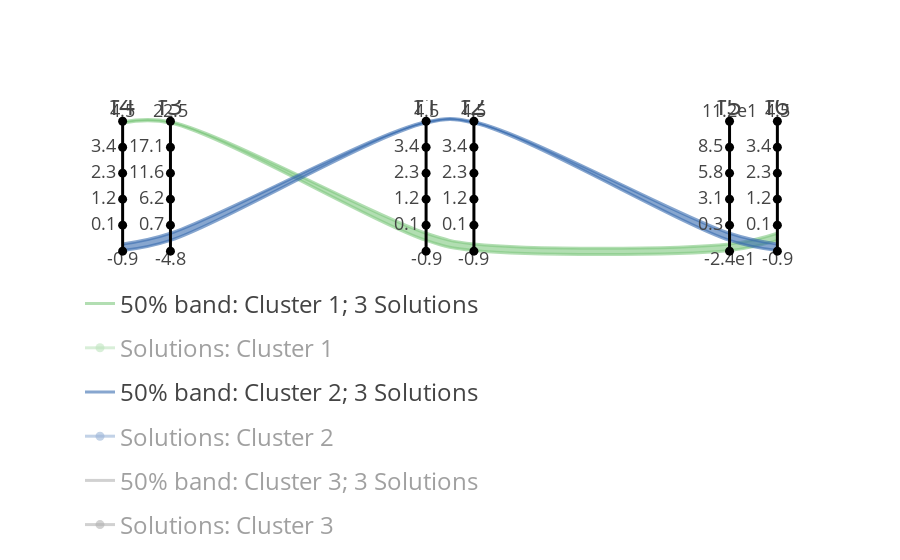

Notebook cell for this chart:
### Code cell
fig = auto_SCORE(data,
           dist_parameter=0.3, 
           clustering_algorithm="GMM",
           clustering_score="silhoutte",
           solutions=True,
           #use_absolute_corr = True,
    #distance_formula = 2,
)[0]
fig

### Figure 1 — Plotly figure (JSON) as saved in the notebook; plotly's stock layout.template omitted (floating-point values rounded to 4 significant figures)
{"data": [{"hovertext": "Cluster 1", "legendgroup": "50% band: Cluster 1", "line": {"color": "rgba(127, 201, 127, 0.6)", "shape": "spline"}, "mode": "lines", "name": "50% band: Cluster 1; 3 Solutions        ", "showlegend": true, "type": "scatter", "x": [0, 0.07304, 0.4635, 0.5365, 0.927, 1], "y": [0.9862, 0.9862, 0.08257, 0.004587, 0.004587, 0.08257]}, {"fill": "tonexty", "fillcolor": "rgba(127, 201, 127, 0.6)", "hovertext": "Cluster 1", "legendgroup": "50% band: Cluster 1", "line": {"color": "rgba(127, 201, 127, 0.6)", "shape": "spline"}, "mode": "lines", "name": "Cluster 1", "showlegend": false, "type": "scatter", "x": [0, 0.07304, 0.4635, 0.5365, 0.927, 1], "y": [0.9954, 0.9954, 0.1376, 0.05505, 0.05505, 0.1376]}, {"legendgroup": "Solutions: Cluster 1", "line": {"color": "rgba(127, 201, 127, 0.6)"}, "name": "Solutions: Cluster 1              ", "showlegend": true, "type": "scatter", "visible": "legendonly", "x": [0, 0.07304, 0.4635, 0.5365, 0.927, 1], "y": [0.9817, 0.9908, 0.1835, 0.1009, 0, 0.07339]}, {"legendgroup": "Solutions: Cluster 1", "line": {"color": "rgba(127, 201, 127, 0.6)"}, "name": "Solutions: Cluster 1              ", "showlegend": false, "type": "scatter", "visible": "legendonly", "x": [0, 0.07304, 0.4635, 0.5365, 0.927, 1], "y": [0.9908, 0.9817, 0.07339, 0, 0.1009, 0.1835]}, {"legendgroup": "Solutions: Cluster 1", "line": {"color": "rgba(127, 201, 127, 0.6)"}, "name": "Solutions: Cluster 1              ", "showlegend": false, "type": "scatter", "visible": "legendonly", "x": [0, 0.07304, 0.4635, 0.5365, 0.927, 1], "y": [1, 1, 0.09174, 0.009174, 0.009174, 0.09174]}, {"hovertext": "Cluster 2", "legendgroup": "50% band: Cluster 2", "line": {"color": "rgba(56, 108, 176, 0.6)", "shape": "spline"}, "mode": "lines", "name": "50% band: Cluster 2; 3 Solutions        ", "showlegend": true, "type": "scatter", "x": [0, 0.07304, 0.4635, 0.5365, 0.927, 1], "y": [0.004587, 0.08257, 0.9862, 0.9862, 0.08257, 0.004587]}, {"fill": "tonexty", "fillcolor": "rgba(56, 108, 176, 0.6)", "hovertext": "Cluster 2", "legendgroup": "50% band: Cluster 2", "line": {"color": "rgba(56, 108, 176, 0.6)", "shape": "spline"}, "mode": "lines", "name": "Cluster 2", "showlegend": false, "type": "scatter", "x": [0, 0.07304, 0.4635, 0.5365, 0.927, 1], "y": [0.05505, 0.1376, 0.9954, 0.9954, 0.1376, 0.05505]}, {"legendgroup": "Solutions: Cluster 2", "line": {"color": "rgba(56, 108, 176, 0.6)"}, "name": "Solutions: Cluster 2              ", "showlegend": true, "type": "scatter", "visible": "legendonly", "x": [0, 0.07304, 0.4635, 0.5365, 0.927, 1], "y": [0.009174, 0.09174, 1, 1, 0.09174, 0.009174]}, {"legendgroup": "Solutions: Cluster 2", "line": {"color": "rgba(56, 108, 176, 0.6)"}, "name": "Solutions: Cluster 2              ", "showlegend": false, "type": "scatter", "visible": "legendonly", "x": [0, 0.07304, 0.4635, 0.5365, 0.927, 1], "y": [0.1009, 0.1835, 0.9908, 0.9817, 0.07339, 0]}, {"legendgroup": "Solutions: Cluster 2", "line": {"color": "rgba(56, 108, 176, 0.6)"}, "name": "Solutions: Cluster 2              ", "showlegend": false, "type": "scatter", "visible": "legendonly", "x": [0, 0.07304, 0.4635, 0.5365, 0.927, 1], "y": [0, 0.07339, 0.9817, 0.9908, 0.1835, 0.1009]}, {"hovertext": "Cluster 3", "legendgroup": "50% band: Cluster 3", "line": {"color": "rgba(102, 102, 102, 0.6)", "shape": "spline"}, "mode": "lines", "name": "50% band: Cluster 3; 3 Solutions        ", "showlegend": true, "type": "scatter", "visible": "legendonly", "x": [0, 0.07304, 0.4635, 0.5365, 0.927, 1], "y": [0.08257, 0.004587, 0.004587, 0.08257, 0.9862, 0.9862]}, {"fill": "tonexty", "fillcolor": "rgba(102, 102, 102, 0.6)", "hovertext": "Cluster 3", "legendgroup": "50% band: Cluster 3", "line": {"color": "rgba(102, 102, 102, 0.6)", "shape": "spline"}, "mode": "lines", "name": "Cluster 3", "showlegend": false, "type": "scatter", "visible": "legendonly", "x": [0, 0.07304, 0.4635, 0.5365, 0.927, 1], "y": [0.1376, 0.05505, 0.05505, 0.1376, 0.9954, 0.9954]}, {"legendgroup": "Solutions: Cluster 3", "line": {"color": "rgba(102, 102, 102, 0.6)"}, "name": "Solutions: Cluster 3              ", "showlegend": true, "type": "scatter", "visible": "legendonly", "x": [0, 0.07304, 0.4635, 0.5365, 0.927, 1], "y": [0.07339, 0, 0.1009, 0.1835, 0.9908, 0.9817]}, {"legendgroup": "Solutions: Cluster 3", "line": {"color": "rgba(102, 102, 102, 0.6)"}, "name": "Solutions: Cluster 3              ", "showlegend": false, "type": "scatter", "visible": "legendonly", "x": [0, 0.07304, 0.4635, 0.5365, 0.927, 1], "y": [0.1835, 0.1009, 0, 0.07339, 0.9817, 0.9908]}, {"legendgroup": "Solutions: Cluster 3", "line": {"color": "rgba(102, 102, 102, 0.6)"}, "name": "Solutions: Cluster 3              ", "showlegend": false, "type": "scatter", "visible": "legendonly", "x": [0, 0.07304, 0.4635, 0.5365, 0.927, 1], "y": [0.09174, 0.009174, 0.009174, 0.09174, 1, 1]}, {"line": {"color": "black"}, "mode": "text", "showlegend": false, "text": ["-0.9"], "textposition": "bottom center", "type": "scatter", "x": [0], "y": [0]}, {"line": {"color": "black"}, "mode": "text", "showlegend": false, "text": ["4.5"], "textposition": "top center", "type": "scatter", "x": [0], "y": [1]}, {"line": {"color": "black"}, "mode": "markers+lines+text", "showlegend": false, "text": ["", "0.1", "1.2", "2.3", "3.4", ""], "textposition": "middle left", "type": "scatter", "x": [0, 0, 0, 0, 0, 0], "y": [0, 0.2, 0.4, 0.6, 0.8, 1]}, {"mode": "text", "showlegend": false, "text": "f4", "textfont": {"size": 28}, "type": "scatter", "x": [0], "y": [1.1]}, {"line": {"color": "black"}, "mode": "text", "showlegend": false, "text": ["-4.8"], "textposition": "bottom center", "type": "scatter", "x": [0.07304], "y": [0]}, {"line": {"color": "black"}, "mode": "text", "showlegend": false, "text": ["22.5"], "textposition": "top center", "type": "scatter", "x": [0.07304], "y": [1]}, {"line": {"color": "black"}, "mode": "markers+lines+text", "showlegend": false, "text": ["", "0.7", "6.2", "11.6", "17.1", ""], "textposition": "middle left", "type": "scatter", "x": [0.07304, 0.07304, 0.07304, 0.07304, 0.07304, 0.07304], "y": [0, 0.2, 0.4, 0.6, 0.8, 1]}, {"mode": "text", "showlegend": false, "text": "f3", "textfont": {"size": 28}, "type": "scatter", "x": [0.07304], "y": [1.1]}, {"line": {"color": "black"}, "mode": "text", "showlegend": false, "text": ["-0.9"], "textposition": "bottom center", "type": "scatter", "x": [0.4635], "y": [0]}, {"line": {"color": "black"}, "mode": "text", "showlegend": false, "text": ["4.5"], "textposition": "top center", "type": "scatter", "x": [0.4635], "y": [1]}, {"line": {"color": "black"}, "mode": "markers+lines+text", "showlegend": false, "text": ["", "0.1", "1.2", "2.3", "3.4", ""], "textposition": "middle left", "type": "scatter", "x": [0.4635, 0.4635, 0.4635, 0.4635, 0.4635, 0.4635], "y": [0, 0.2, 0.4, 0.6, 0.8, 1]}, {"mode": "text", "showlegend": false, "text": "f1", "textfont": {"size": 28}, "type": "scatter", "x": [0.4635], "y": [1.1]}, {"line": {"color": "black"}, "mode": "text", "showlegend": false, "text": ["-0.9"], "textposition": "bottom center", "type": "scatter", "x": [0.5365], "y": [0]}, {"line": {"color": "black"}, "mode": "text", "showlegend": false, "text": ["4.5"], "textposition": "top center", "type": "scatter", "x": [0.5365], "y": [1]}, {"line": {"color": "black"}, "mode": "markers+lines+text", "showlegend": false, "text": ["", "0.1", "1.2", "2.3", "3.4", ""], "textposition": "middle left", "type": "scatter", "x": [0.5365, 0.5365, 0.5365, 0.5365, 0.5365, 0.5365], "y": [0, 0.2, 0.4, 0.6, 0.8, 1]}, {"mode": "text", "showlegend": false, "text": "f2", "textfont": {"size": 28}, "type": "scatter", "x": [0.5365], "y": [1.1]}, {"line": {"color": "black"}, "mode": "text", "showlegend": false, "text": ["-2.4e1"], "textposition": "bottom center", "type": "scatter", "x": [0.927], "y": [0]}, {"line": {"color": "black"}, "mode": "text", "showlegend": false, "text": ["11.2e1"], "textposition": "top center", "type": "scatter", "x": [0.927], "y": [1]}, {"line": {"color": "black"}, "mode": "markers+lines+text", "showlegend": false, "text": ["", "0.3", "3.1", "5.8", "8.5", ""], "textposition": "middle left", "type": "scatter", "x": [0.927, 0.927, 0.927, 0.927, 0.927, 0.927], "y": [0, 0.2, 0.4, 0.6, 0.8, 1]}, {"mode": "text", "showlegend": false, "text": "f5", "textfont": {"size": 28}, "type": "scatter", "x": [0.927], "y": [1.1]}, {"line": {"color": "black"}, "mode": "text", "showlegend": false, "text": ["-0.9"], "textposition": "bottom center", "type": "scatter", "x": [1], "y": [0]}, {"line": {"color": "black"}, "mode": "text", "showlegend": false, "text": ["4.5"], "textposition": "top center", "type": "scatter", "x": [1], "y": [1]}, {"line": {"color": "black"}, "mode": "markers+lines+text", "showlegend": false, "text": ["", "0.1", "1.2", "2.3", "3.4", ""], "textposition": "middle left", "type": "scatter", "x": [1, 1, 1, 1, 1, 1], "y": [0, 0.2, 0.4, 0.6, 0.8, 1]}, {"mode": "text", "showlegend": false, "text": "f6", "textfont": {"size": 28}, "type": "scatter", "x": [1], "y": [1.1]}], "layout": {"autosize": true, "font": {"size": 18}, "legend": {"font": {"size": 24}, "orientation": "h", "yanchor": "top"}, "plot_bgcolor": "rgba(0, 0, 0, 0)", "xaxis": {"autorange": true, "range": [-0.0635, 1.063], "showgrid": false, "showticklabels": false, "type": "linear", "zeroline": false}, "yaxis": {"autorange": true, "range": [-0.1361, 1.165], "showgrid": false, "showticklabels": false, "type": "linear", "zeroline": false}}}
